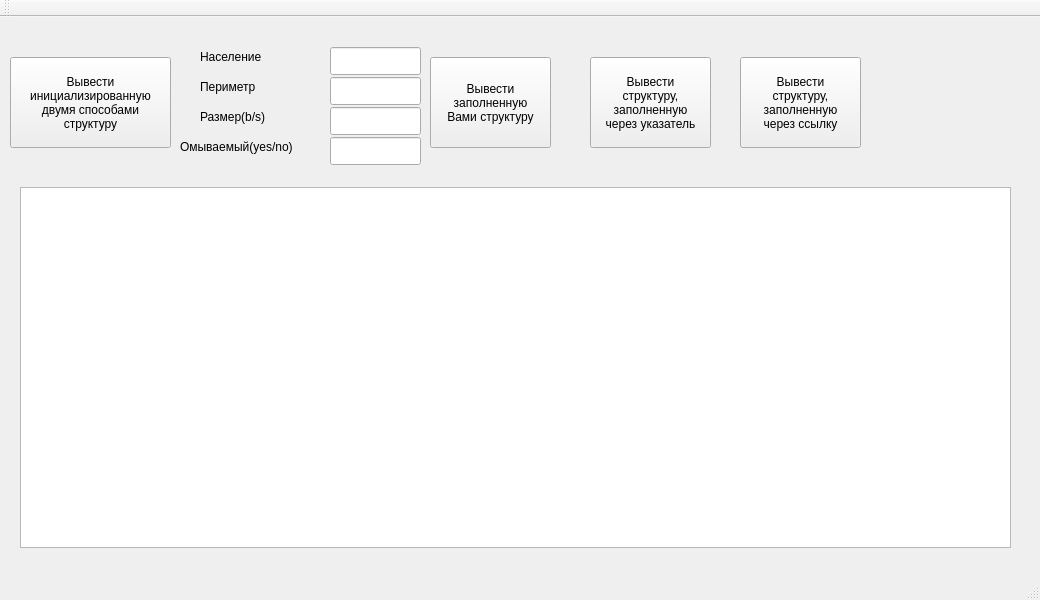
<?xml version="1.0" encoding="UTF-8"?>
<ui version="4.0">
 <class>MainWindow</class>
 <widget class="QMainWindow" name="MainWindow">
  <property name="geometry">
   <rect>
    <x>0</x>
    <y>0</y>
    <width>1040</width>
    <height>600</height>
   </rect>
  </property>
  <property name="windowTitle">
   <string>MainWindow</string>
  </property>
  <widget class="QWidget" name="centralwidget">
   <widget class="QPushButton" name="button1">
    <property name="geometry">
     <rect>
      <x>10</x>
      <y>40</y>
      <width>161</width>
      <height>91</height>
     </rect>
    </property>
    <property name="text">
     <string>Вывести
инициализированную
двумя способами 
структуру</string>
    </property>
   </widget>
   <widget class="QPushButton" name="button2">
    <property name="geometry">
     <rect>
      <x>430</x>
      <y>40</y>
      <width>121</width>
      <height>91</height>
     </rect>
    </property>
    <property name="text">
     <string>Вывести
заполненную 
Вами структуру</string>
    </property>
   </widget>
   <widget class="QPushButton" name="button3">
    <property name="geometry">
     <rect>
      <x>590</x>
      <y>40</y>
      <width>121</width>
      <height>91</height>
     </rect>
    </property>
    <property name="text">
     <string>Вывести 
структуру, 
заполненную
через указатель</string>
    </property>
   </widget>
   <widget class="QPushButton" name="button4">
    <property name="geometry">
     <rect>
      <x>740</x>
      <y>40</y>
      <width>121</width>
      <height>91</height>
     </rect>
    </property>
    <property name="text">
     <string>Вывести 
структуру, 
заполненную
через ссылку</string>
    </property>
   </widget>
   <widget class="QTextEdit" name="textEdit">
    <property name="geometry">
     <rect>
      <x>20</x>
      <y>170</y>
      <width>991</width>
      <height>361</height>
     </rect>
    </property>
   </widget>
   <widget class="QLineEdit" name="lineEditAmount">
    <property name="geometry">
     <rect>
      <x>330</x>
      <y>30</y>
      <width>91</width>
      <height>28</height>
     </rect>
    </property>
   </widget>
   <widget class="QLineEdit" name="lineEditPrice">
    <property name="geometry">
     <rect>
      <x>330</x>
      <y>60</y>
      <width>91</width>
      <height>28</height>
     </rect>
    </property>
   </widget>
   <widget class="QLineEdit" name="lineEditGender">
    <property name="geometry">
     <rect>
      <x>330</x>
      <y>90</y>
      <width>91</width>
      <height>28</height>
     </rect>
    </property>
   </widget>
   <widget class="QLabel" name="label">
    <property name="geometry">
     <rect>
      <x>200</x>
      <y>30</y>
      <width>81</width>
      <height>20</height>
     </rect>
    </property>
    <property name="text">
     <string>Население</string>
    </property>
   </widget>
   <widget class="QLabel" name="label_2">
    <property name="geometry">
     <rect>
      <x>200</x>
      <y>60</y>
      <width>91</width>
      <height>20</height>
     </rect>
    </property>
    <property name="text">
     <string>Периметр</string>
    </property>
   </widget>
   <widget class="QLabel" name="label_3">
    <property name="geometry">
     <rect>
      <x>200</x>
      <y>90</y>
      <width>121</width>
      <height>20</height>
     </rect>
    </property>
    <property name="text">
     <string>Размер(b/s)</string>
    </property>
   </widget>
   <widget class="QLabel" name="label_4">
    <property name="geometry">
     <rect>
      <x>180</x>
      <y>120</y>
      <width>151</width>
      <height>20</height>
     </rect>
    </property>
    <property name="text">
     <string>Омываемый(yes/no)</string>
    </property>
   </widget>
   <widget class="QLineEdit" name="lineEditInStock">
    <property name="geometry">
     <rect>
      <x>330</x>
      <y>120</y>
      <width>91</width>
      <height>28</height>
     </rect>
    </property>
   </widget>
  </widget>
  <widget class="QMenuBar" name="menubar">
   <property name="geometry">
    <rect>
     <x>0</x>
     <y>0</y>
     <width>1040</width>
     <height>22</height>
    </rect>
   </property>
  </widget>
  <widget class="QStatusBar" name="statusbar"/>
  <widget class="QToolBar" name="toolBar">
   <property name="windowTitle">
    <string>toolBar</string>
   </property>
   <attribute name="toolBarArea">
    <enum>TopToolBarArea</enum>
   </attribute>
   <attribute name="toolBarBreak">
    <bool>false</bool>
   </attribute>
  </widget>
 </widget>
 <resources/>
 <connections/>
</ui>
